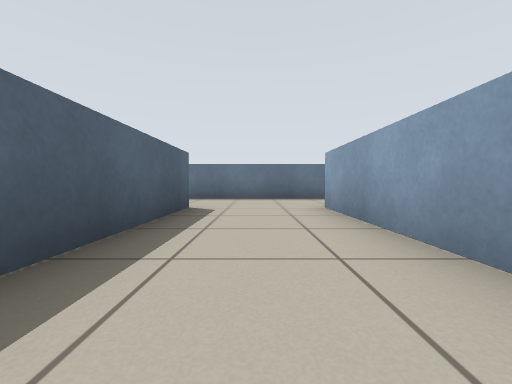
View 1 (above)

24 first-person views from a walk through a robot-simulator world made for Stage. The camera is 0.45 m above the floor, tilts 2° down and sees 90° across. The lines on the ground mark 1 m squares. The floor is counted in squares, 1 m on a side. Each view is taken from the middle of a square. On the plan, view 1 faces up. The plan holds only what a view shows up to about 9 squares ahead; the rest is blank. The robots in the file are not drawn.

View 2
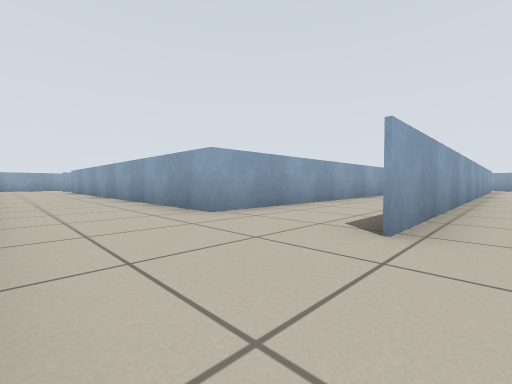

View 3
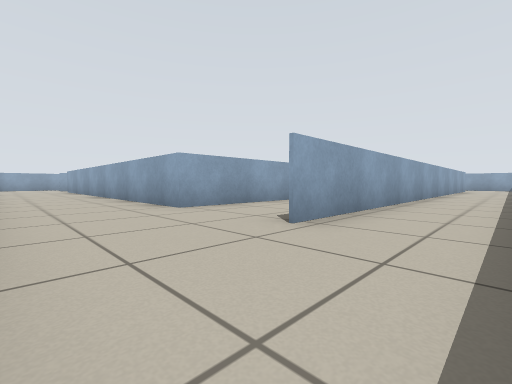

View 4
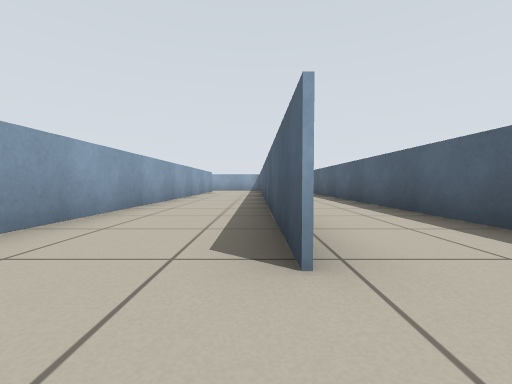

View 5
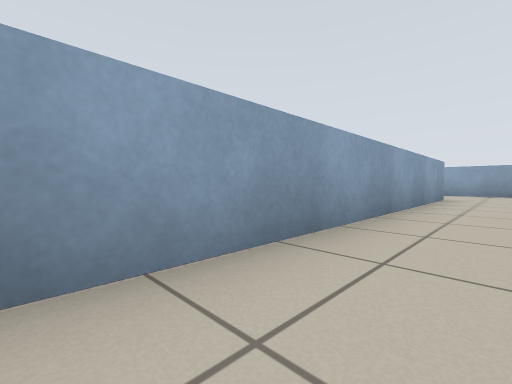

View 6
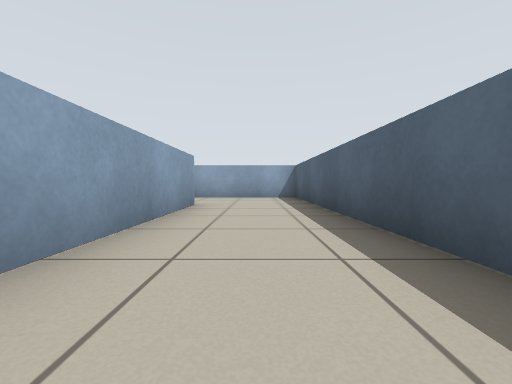

View 7
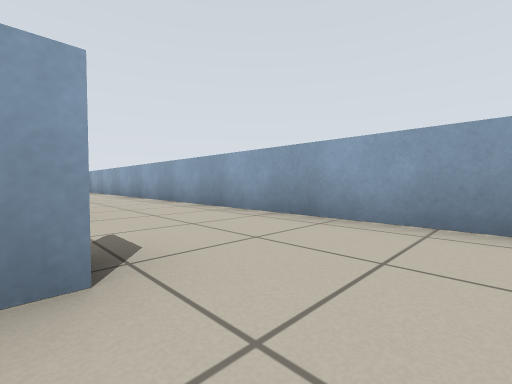

View 8
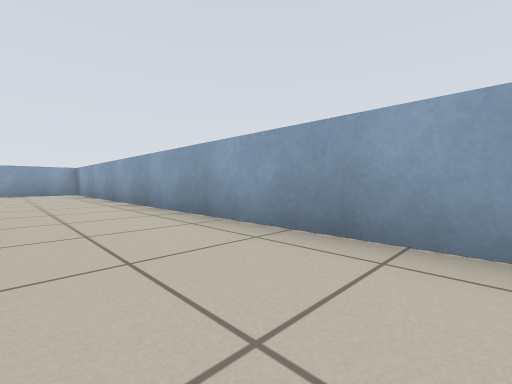

View 9
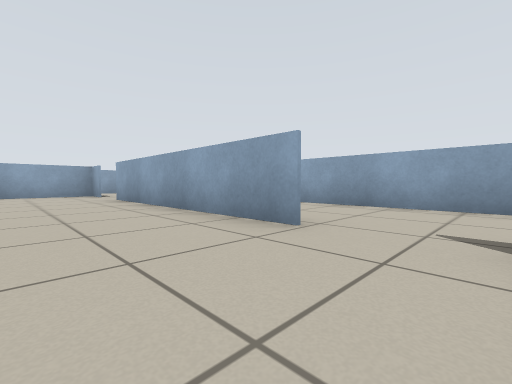

View 10
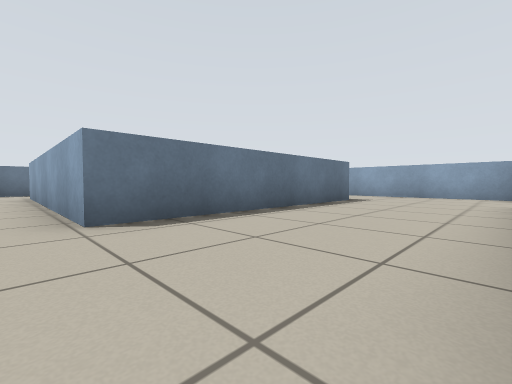

View 11
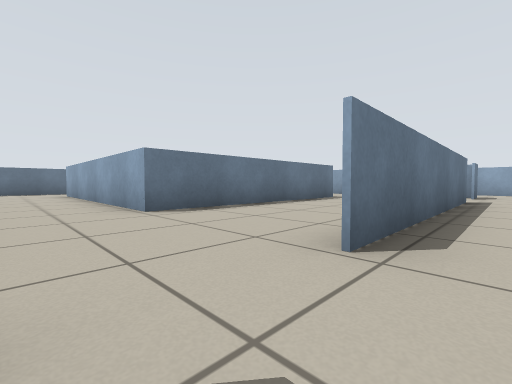

View 12
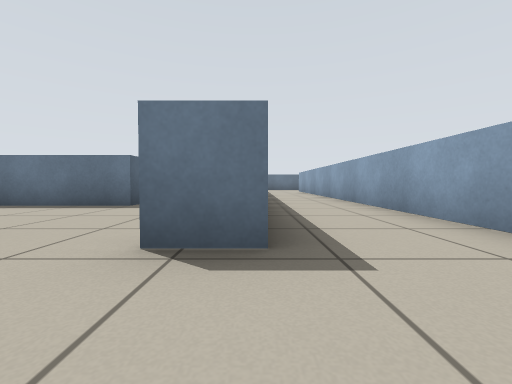

View 13
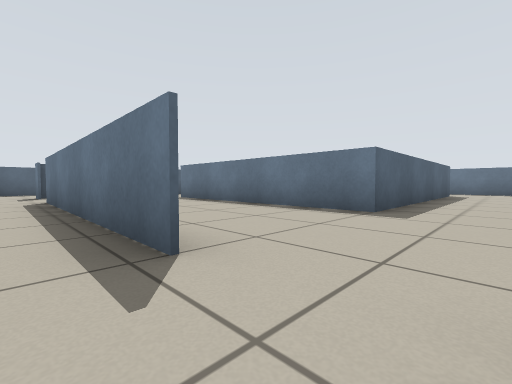

View 14
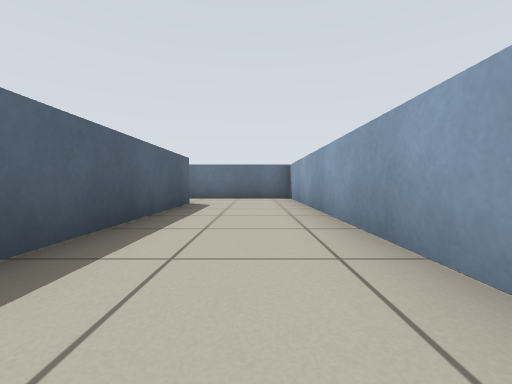

View 15
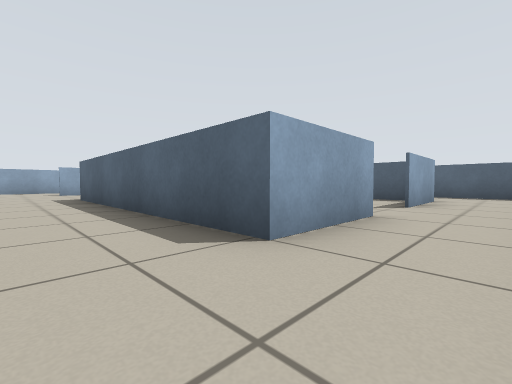

View 16
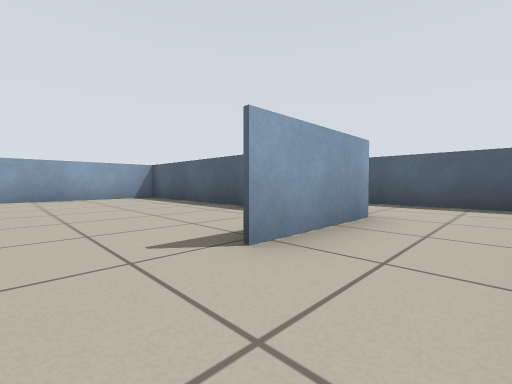

View 17
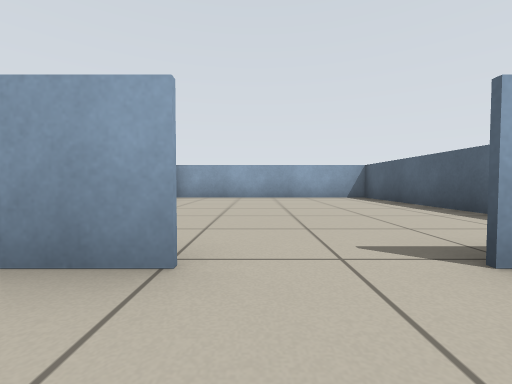

View 18
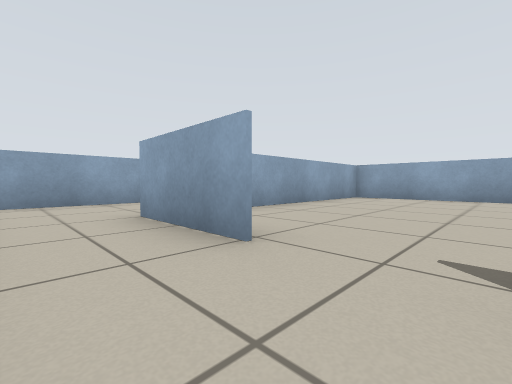

View 19
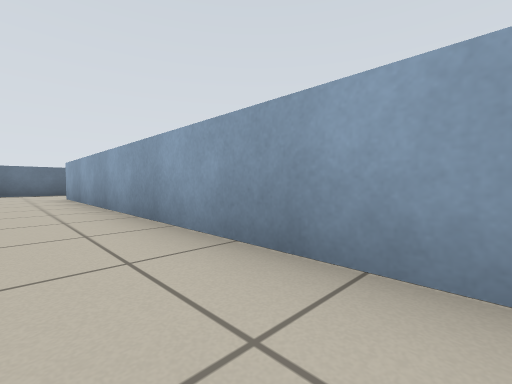

View 20
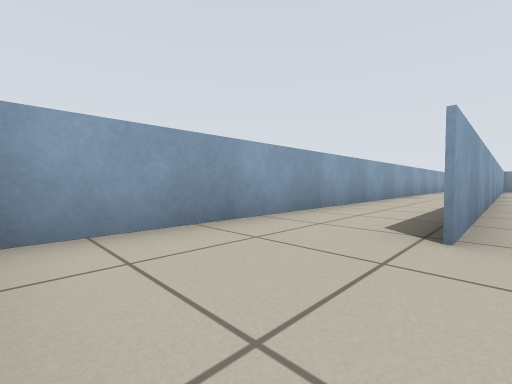

View 21
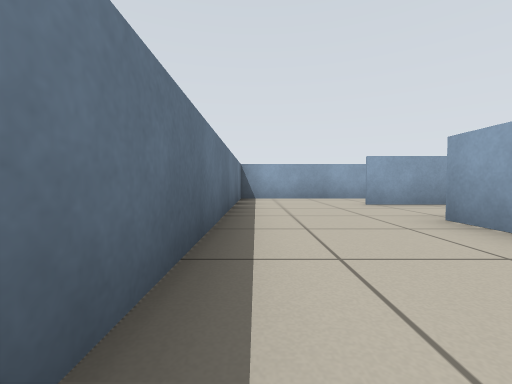

View 22
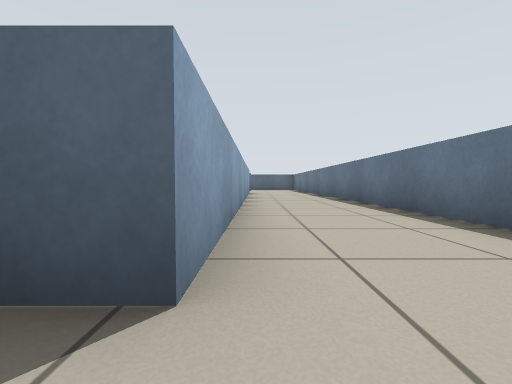

View 23
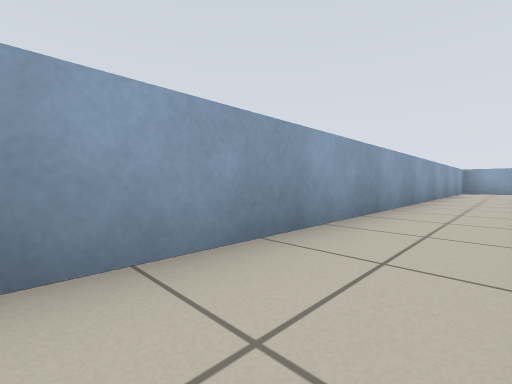

View 24
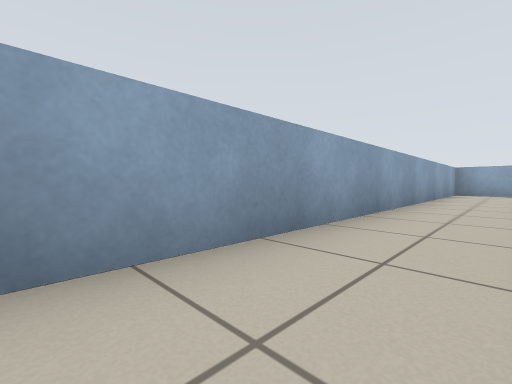

### Floor plan
Points are (right, up) in squares from view 1. A wall is a line through its corners. A room is listed if a view was taken in it or the views show most of it. See-through windows are left out.
Room 1 (views 1, 2, 3, 4, 5, 6, 7, 12, 19, 20, 21, 22, 23, 24)
walls: (-1.3, -5) (-1.3, 4.8); (1.3, -7.3) (1.3, 4.7) (12.1, 4.7) (12.1, 4); (-3.4, 3.6) (-3.4, -3); (-1.2, 4.8) (-1.2, -10) (1.6, -10); (2, 7.4) (-2, 7.4); (11.6, -10) (13.8, -10); (14.3, -9.5) (14.3, 4.8); (15, -12.4) (16.4, -12.4) (16.4, 7.4) (4, 7.4)
ways out: opening at (1, -8.5) to room 2; opening at (12, -8.5) to room 2
Room 2 (views 8, 10, 11, 13)
walls: (9.6, -7.3) (3.5, -7.3); (2, -7.3) (1.3, -7.3); (1.6, -10) (11.6, -10); (11.2, -7.2) (12, -7.2); (12.1, -7.3) (11.1, -7.3)
ways out: opening at (1, -8.5) to room 1; opening at (12, -8.5) to room 1; opening at (2.5, -7) to room 3; opening at (10.5, -7) to room 3
Room 3 (views 9, 14)
walls: (3.5, -7.2) (9.6, -7.2); (1.3, 4.1) (1.3, 1.8); (3.8, 4.6) (2, 4.6); (9.5, 2.7) (9.5, -4) (3.6, -4) (3.6, 2.7) (5.8, 2.7); (12, -7.2) (12, 2.4)
ways out: opening at (2.5, -7) to room 2; opening at (10.5, -7) to room 2; opening at (4.5, 4) to room 4; opening at (11, 2) to room 4
Room 4 (views 15, 16, 17, 18)
walls: (7.4, 2.7) (9.5, 2.7); (12, 2.4) (12, 4.6) (9, 4.6)
ways out: opening at (4.5, 4) to room 3; opening at (11, 2) to room 3; opening at (6.5, 3) to room 5
Room 5 (no view inside)
walls: (3.6, 2.1) (3.6, -3.9) (9.5, -3.9) (9.5, 0.8)
ways out: opening at (6.5, 3) to room 4

Where each view was taken, in squares from view 1:
view 1: 0 up, 0 right, facing up
view 2: 7 up, 2 left, facing down-right
view 3: 7 up, 3 left, facing down-right
view 4: 6 up, 1 left, facing down
view 5: 1 up, 0 right, facing down-right
view 6: 2 down, 0 right, facing down
view 7: 7 down, 0 right, facing down-right
view 8: 8 down, 3 right, facing down-right
view 9: 5 down, 2 right, facing down-right
view 10: 7 down, 3 right, facing up-right
view 11: 8 down, 2 right, facing up-right
view 12: 9 down, 12 right, facing up
view 13: 8 down, 11 right, facing up-left
view 14: 3 down, 11 right, facing up
view 15: 4 up, 11 right, facing down-left
view 16: 4 up, 7 right, facing down-left
view 17: 4 up, 7 right, facing down
view 18: 4 up, 6 right, facing down-right
view 19: 4 down, 13 right, facing up-right
view 20: 7 up, 14 right, facing down-right
view 21: 7 up, 9 right, facing right
view 22: 5 up, 13 right, facing left
view 23: 1 up, 15 right, facing down-right
view 24: 1 down, 15 right, facing down-right
